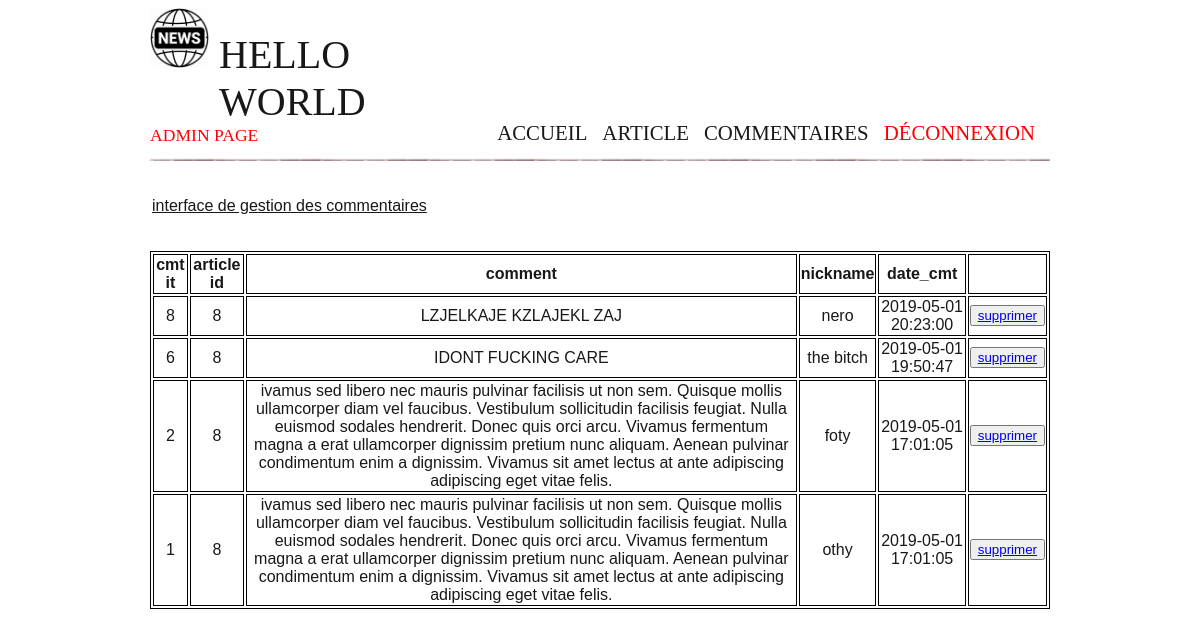
Before: /admin/cmt.php with the older database file.
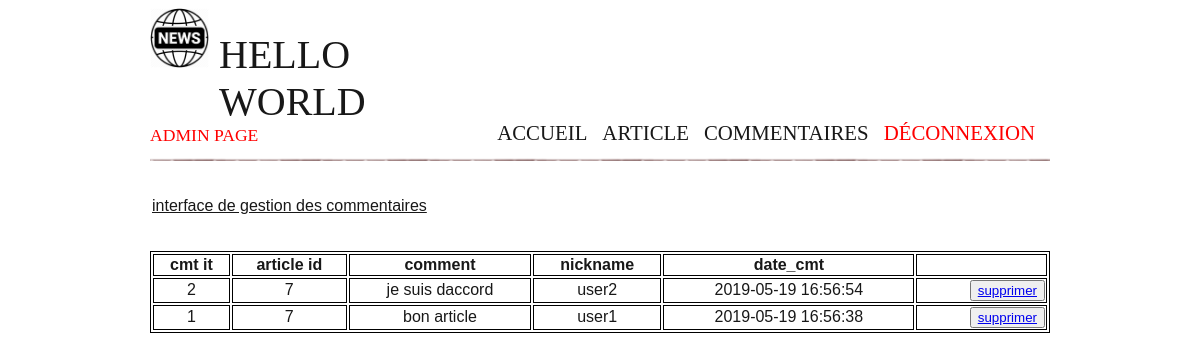
After: the same page with the newer database file.
### tables this page shows
CREATE TABLE IF NOT EXISTS `comment` (
  `id_cmt` int(11) NOT NULL AUTO_INCREMENT,
  `id_article` int(11) NOT NULL,
  `comment` text NOT NULL,
  `nickname` varchar(10) NOT NULL,
  `date_cmt` datetime NOT NULL DEFAULT CURRENT_TIMESTAMP,
  PRIMARY KEY (`id_cmt`),
  KEY `comment_fk0` (`id_article`)
);

### admin/cmt.php (the view, shortened to what this page needs)
<html>
    <head>
	<link rel="stylesheet" href="../css/admin.css">
    </head>
    <body>
        <div style="width: 900px;margin:auto;height: 900px;">
<?php
	$servername = "localhost";
            $username = "root";
            $password = "";
            $conn = new mysqli($servername, $username, $password,'news');
            ?>
        <div class="vue">
        	<br><br>
       		<legend style="text-decoration: underline;">interface de gestion des commentaires</legend>
       		<br><br>
	<?php
	$sql = "SELECT * FROM comment order by id_article desc limit 7";
	$result = $conn->query($sql);
     echo "<table>
				<tr>
					<th>cmt it</th>
					<th>article id</th>
					<th>comment</th>
					<th>nickname</th>
					<th>date_cmt</th>
                    <th>    </th>
				</tr>";
     while ( $art = mysqli_fetch_assoc($result)){
     	echo "<tr>
					<td>".$art['id_cmt']."</td>
					<td>".$art['id_article']."</td>
					<td>".$art['comment']."</td>
					<td>".$art['nickname']."</td>
					<td>".$art['date_cmt']."</td>
					"?>
            <td> <button type="button" value="Delete"><a href="?id_cmt=<?php echo $art["id_cmt"] ?>">supprimer</a></button> </td>
        </tr>
       <?php
}
	 ?>
	</div>
            </div>
    </body>
</html>

Changed rows visible on the page:
removed comment: id_cmt "8", id_article "8", comment "LZJELKAJE KZLAJEKL ZAJ", nickname "nero", date_cmt "2019-05-01 20:23:00"
removed comment: id_cmt "6", id_article "8", comment "IDONT FUCKING CARE", nickname "the bitch", date_cmt "2019-05-01 19:50:47"
changed comment id 2: id_article "8" → "7"; comment "ivamus sed libero nec mauris pulvinar facilisis ut non sem. Quisque mollis ullamcorper diam vel faucibus. Vestibulum sollicitudin facilisis feugiat. Nulla euismod sodales hendrerit. Donec quis orci arcu. Vivamus fermentum magna a erat ullamcorper dignissim pretium nunc aliquam. Aenean pulvinar condimentum enim a dignissim. Vivamus sit amet lectus at ante adipiscing adipiscing eget vitae felis." → "je suis daccord"; nickname "foty" → "user2"; date_cmt "2019-05-01 17:01:05" → "2019-05-19 16:56:54"
changed comment id 1: id_article "8" → "7"; comment "ivamus sed libero nec mauris pulvinar facilisis ut non sem. Quisque mollis ullamcorper diam vel faucibus. Vestibulum sollicitudin facilisis feugiat. Nulla euismod sodales hendrerit. Donec quis orci arcu. Vivamus fermentum magna a erat ullamcorper dignissim pretium nunc aliquam. Aenean pulvinar condimentum enim a dignissim. Vivamus sit amet lectus at ante adipiscing adipiscing eget vitae felis." → "bon article"; nickname "othy" → "user1"; date_cmt "2019-05-01 17:01:05" → "2019-05-19 16:56:38"
